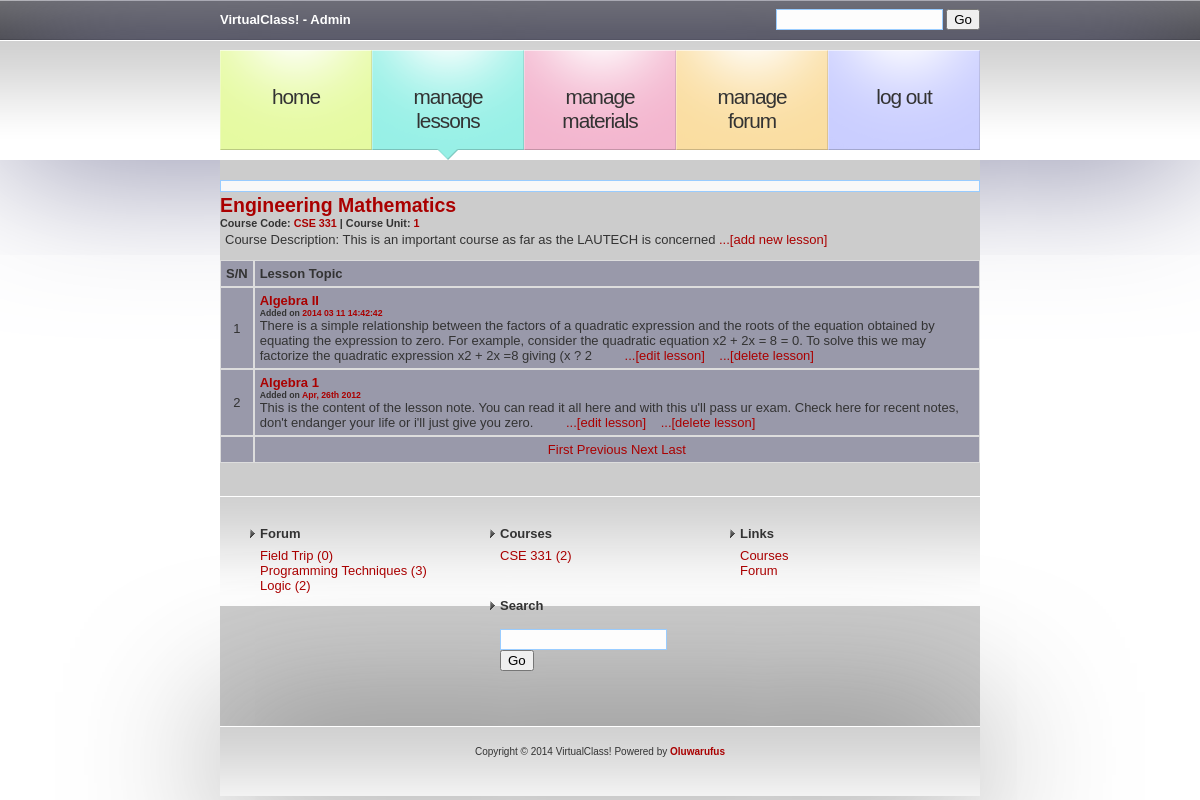
Screenshot of /admin/lessons.php (signed in) with the database file from the repository.
### tables this page shows
CREATE TABLE IF NOT EXISTS `course_tbl` (
  `id_crs` int(11) NOT NULL AUTO_INCREMENT,
  `title_crs` varchar(255) NOT NULL,
  `code_crs` varchar(255) NOT NULL,
  `unit_crs` int(11) NOT NULL,
  `lect_inc_id` varchar(255) NOT NULL,
  `desc_crs` varchar(255) NOT NULL,
  `app_level_crs` varchar(20) NOT NULL,
  PRIMARY KEY (`id_crs`)
);

CREATE TABLE IF NOT EXISTS `lesson_tbl` (
  `id_lssn` int(11) NOT NULL AUTO_INCREMENT,
  `title_lssn` varchar(255) NOT NULL,
  `content_lssn` text NOT NULL,
  `course_id_lssn` varchar(255) NOT NULL,
  `lecturer_id_lssn` varchar(255) NOT NULL,
  `date_added_lssn` varchar(255) NOT NULL,
  PRIMARY KEY (`id_lssn`)
);

CREATE TABLE IF NOT EXISTS `blg_topic_tbl` (
  `id_top` int(11) NOT NULL AUTO_INCREMENT,
  `id_usr_top` int(11) NOT NULL,
  `title_top` varchar(100) NOT NULL DEFAULT '',
  `desc_top` text NOT NULL,
  `date_top` varchar(50) NOT NULL,
  PRIMARY KEY (`id_top`)
);

### Connections/mycxn.php (called while the page is built, shortened)
<?php
$hostname_mycxn = "127.0.0.1";
$username_mycxn = "root";
$password_mycxn = "";
$mycxn = mysql_pconnect($hostname_mycxn, $username_mycxn, $password_mycxn) or trigger_error(mysql_error(),E_USER_ERROR);
if (!function_exists("GetSQLValueString")) {
function GetSQLValueString($theValue, $theType, $theDefinedValue = "", $theNotDefinedValue = "")
{
  $theValue = function_exists("mysql_real_escape_string") ? mysql_real_escape_string($theValue) : mysql_escape_string($theValue);
  switch ($theType) {
    case "text":
      $theValue = ($theValue != "") ? "'" . $theValue . "'" : "NULL";
      break;
    case "long":
    case "int":
      $theValue = ($theValue != "") ? intval($theValue) : "NULL";
      break;
  }
  return $theValue;
}
}
if (isset($_SESSION['lvl']) || isset($_SESSION['usr_lct'])) {
$q_subj= @sprintf("SELECT id_crs,code_crs,title_crs FROM course_tbl WHERE app_level_crs = %s OR lect_inc_id = %s", GetSQLValueString($_SESSION['lvl'], "text"), GetSQLValueString($_SESSION['usr_lct'], "text"));
			$q_subj = mysql_query($q_subj)or die(mysql_error());
			$r_subj = mysql_fetch_array($q_subj);
		$query_forum = "SELECT * FROM blg_topic_tbl ORDER BY date_top DESC";
		$rs_forum = mysql_query($query_forum, $mycxn) or die(mysql_error());
}
?>

### admin/lessons.php (the view, shortened to what this page needs)
<?php require_once('../Connections/mycxn.php');
$currentPage = $_SERVER["PHP_SELF"];
$maxRows_rs_lessons = 10;
$pageNum_rs_lessons = 0;
$startRow_rs_lessons = $pageNum_rs_lessons * $maxRows_rs_lessons;
$colname_rs_lessons = "-1";
if (isset($_SESSION['usr_lct'])) {
  $colname_rs_lessons = $_SESSION['usr_lct'];
}
$query_rs_lessons = sprintf("SELECT * FROM lesson_tbl WHERE lecturer_id_lssn= %s ORDER BY id_lssn DESC", GetSQLValueString($colname_rs_lessons, "int"));
$query_limit_rs_lessons = sprintf("%s LIMIT %d, %d", $query_rs_lessons, $startRow_rs_lessons, $maxRows_rs_lessons);
$rs_lessons = mysql_query($query_limit_rs_lessons, $mycxn) or die(mysql_error());
$row_rs_lessons = mysql_fetch_assoc($rs_lessons);
if (isset($_GET['totalRows_rs_lessons'])) {
  $totalRows_rs_lessons = $_GET['totalRows_rs_lessons'];
} else {
  $all_rs_lessons = mysql_query($query_rs_lessons);
  $totalRows_rs_lessons = mysql_num_rows($all_rs_lessons);
}
$totalPages_rs_lessons = ceil($totalRows_rs_lessons/$maxRows_rs_lessons)-1;
?>
<?php
$queryString_rs_lessons = "";
$queryString_rs_lessons = sprintf("&totalRows_rs_lessons=%d%s", $totalRows_rs_lessons, $queryString_rs_lessons);
?>
<!DOCTYPE html PUBLIC "-//W3C//DTD XHTML 1.0 Strict//EN" "http://www.w3.org/TR/xhtml1/DTD/xhtml1-strict.dtd">
<html xmlns="http://www.w3.org/1999/xhtml">
<head>
<link href="../images/default_lt.css" rel="stylesheet" type="text/css" />
</head>
<body>
<?php include('../Connections/header_menu_lect.inc'); ?>
<div id="content">
  <div id="colOne">
  <div id="info"><?php echo @$msg; ?></div>
  <?php $q_crs= sprintf("SELECT id_crs, code_crs, desc_crs, unit_crs, title_crs FROM course_tbl WHERE lect_inc_id = %s", GetSQLValueString($_SESSION['usr_lct'], "text"));
			$r_crs = mysql_query($q_crs)or die(mysql_error()); $r_crs = mysql_fetch_array($r_crs); ?>
  <h2 class="title"><a href="#"><?php echo $r_crs['title_crs']; ?></a></h2>
    <h5 class="posted">Course Code: <a href="#"><?php echo $r_crs['code_crs']; ?></a>  |  Course Unit: <a href="#"><?php echo $r_crs['unit_crs']; ?></a></h5>
    <div style="clear: both; height: 3px;"></div>
    <p>Course Description: <?php echo $r_crs['desc_crs']; ?>  <a href="add_lesson.php?crs=<?php echo $r_crs['id_crs']; ?>"> ...[add new lesson]</a> </p>
    <p>
      <?php if ($totalRows_rs_lessons > 0) {  ?>
<table width="100%" border="0" cellpadding="0" cellspacing="0">
  <tr>
    <th>S/N</th>
    <th align="left">Lesson Topic</th>
  </tr>
  <?php $i=1; do { ?>
    <tr>
      <td align="center"><?php echo $i++; ?></td>
      <td><a href="view_lesson.php?lssn=<?php echo $row_rs_lessons['id_lssn']; ?>"><strong><?php echo $row_rs_lessons['title_lssn']; ?></strong></a>
        <h6>Added on <a href="#"><?php echo $row_rs_lessons['date_added_lssn']; ?></a></h6>
		<?php echo substr($row_rs_lessons['content_lssn'], 0, 300); ?> &nbsp; &nbsp; &nbsp; &nbsp;
        <a href="edit_lesson.php?lssn=<?php echo $row_rs_lessons['id_lssn']; ?>">...[edit lesson]</a>&nbsp; &nbsp; <a href="lessons.php?del=<?php echo $row_rs_lessons['id_lssn']; ?>" onclick="if(!confirm('Are you sure you want to delete this lesson as this action can not be reversed? \n\n\n Click \'OK\' to Delete')){return false;}">...[delete lesson]</a></td>
    </tr>
    <?php } while ($row_rs_lessons = mysql_fetch_assoc($rs_lessons)); ?>
  <tr>
    <td align="right"></td>
    <td align="center"><a href="<?php printf("%s?pageNum_rs_lessons=%d%s", $currentPage, 0, $queryString_rs_lessons); ?>">First</a>   <a href="<?php printf("%s?pageNum_rs_lessons=%d%s", $currentPage, max(0, $pageNum_rs_lessons - 1), $queryString_rs_lessons); ?>">Previous</a>  <a href="<?php printf("%s?pageNum_rs_lessons=%d%s", $currentPage, min($totalPages_rs_lessons, $pageNum_rs_lessons + 1), $queryString_rs_lessons); ?>">Next</a>    <a href="<?php printf("%s?pageNum_rs_lessons=%d%s", $currentPage, $totalPages_rs_lessons, $queryString_rs_lessons); ?>">Last</a></td>
  </tr>
</table>
<?php } else echo "<strong>OOPS!!! </strong>No lecture has been added to this course yet. Kindly check back later. Thanks";  ?>
</p>
  </div>
  <?php include('../Connections/footer_menu_lect.inc'); ?>
</body>
</html>

### Connections/footer_menu_lect.inc (shortened to what this page needs)
<div id="colTwo">
    <ul>
      <li>
        <h2>Forum</h2>
        <ul>
        <?php while ($array_forum = mysql_fetch_assoc($rs_forum)) { ?>
          <li><a href="view_post.php?id=<?php echo $array_forum['id_top']; ?>"><?php echo substr($array_forum['title_top'], 0, 25);
			$q_cnt= sprintf("SELECT * FROM blg_comment_tbl WHERE idart_com = %s", GetSQLValueString($array_forum['id_top'], "text"));	$q_cnt = mysql_query($q_cnt, $mycxn)or die(mysql_error());
			echo " (".mysql_num_rows($q_cnt).")";  ?></a></li>	<?php } ;  ?>
        </ul>
      </li>
      <li>
        <h2>Courses</h2>
        <ul>
        <?php
		 do { ?>
          <li><a href="crs_lessons.php?crs=<?php echo $r_subj['id_crs']; ?>"><?php echo $r_subj['code_crs']; ?>
          <?php  $q_count= sprintf("SELECT * FROM lesson_tbl WHERE course_id_lssn = %s", GetSQLValueString($r_subj['id_crs'], "text"));	mysql_select_db($database_mycxn, $mycxn);
			$q_count = mysql_query($q_count, $mycxn)or die(mysql_error());
			echo "(".mysql_num_rows($q_count).")"; ?></a>
          </li>
		 <?php } while ($r_subj = mysql_fetch_assoc($q_subj));  ?>
        </ul>
      </li>
      <li>
        <h2>Links</h2>
  	<ul>
    	<li><a href="courses.php">Courses</a></li>
    	<li><a href="forum.php">Forum</a></li>
  	</ul>
      </li>
      <li>
        <h2>Search</h2>
        <form method="get" action="#">
          <div>
            <input type="text" id="textfield1" name="textfield1" value="" size="18" />
            <input type="submit" id="submit1" name="submit1" value="Go" />
          </div>
        </form>
      </li>
    </ul>
    <div style="clear: both;"> </div>
  </div>
  </div>
<div id="footer">
  <p>Copyright © 2014 VirtualClass! Powered by <a href="http://www.oluwarufus.com/"><strong>Oluwarufus</strong></a></p>
</div>

### images/default_lt.css (style rules this page uses)
body { margin: 0; padding: 0; font: normal small "Trebuchet MS", Arial, Helvetica, sans-serif; color: #333; }
h1, h2, h3, h4, h5, h6, form { margin: 0; padding: 0; }
p, ul, ol, blockquote { margin-top: 0; }
p { padding-left:5px; padding-right: 5px; }
a { color: #a00; text-decoration: none; }
#content { width: 760px; margin: 0 auto; padding: 20px 0 0 0; background-color:#ccc; }
#colOne { padding-bottom: 20px; }
#colTwo { padding: 20px; background: url(img02.gif) repeat-x; }
#colTwo ul { margin: 0; padding: 0; list-style: none; }
#colTwo li, #colTwo form { padding: 10px; }
#colTwo li { display: block; float: left; width: 220px; }
#colTwo li li { display: list-item; float: none; padding: 0 0 0 10px; }
#colTwo h2 { margin: 0 0 .5em 0; padding: 0 0 0 10px; background: url(img15.gif) no-repeat left center; font-size: 1em; }
#footer { width: 720px; height: 30px; padding: 20px; background: url(img02.gif) repeat-x; margin-top: 0; margin-right: auto; margin-bottom: 0; margin-left: auto; box-shadow: #666 0px 0px 150px; }
#footer p { text-align: center; font-size: x-small; }
#info { padding:5px; border:1px solid #9CF; margin-bottom:2px; background-color:#f8f8f8; text-align: center; }
input[type="text"],input[type="password"] { border:1px solid #9CF; padding:2px; background-color:#fdfdfd; }
table { background-color:#99a; }
td, th { border: 1px solid #dddddd; padding:5px }

### rows the page displays
course_tbl: title_crs "Engineering Mathematics", code_crs "CSE 331", unit_crs "1", desc_crs "This is an important course as far as the LAUTECH is concerned", mysql_num_rows($q_count) "2"
lesson_tbl: title_lssn "Algebra II", date_added_lssn "2014 03 11 14:42:42", content_lssn "There is a simple relationship between the factors of a quadratic expression and the roots of the equation obtained by equating the expression to zero. For example, consider the quadratic equation x2 + 2x = 8 = 0. To solve this we may factorize the quadratic expression x2 + 2x =8 giving (x ? 2"
lesson_tbl: title_lssn "Algebra 1", date_added_lssn "Apr, 26th 2012", content_lssn "This is the content of the lesson note. You can read it all here and with this u'll pass ur exam. Check here for recent notes, don't endanger your life or i'll just give you zero."
blg_topic_tbl: title_top "Field Trip", mysql_num_rows($q_cnt) "0"
blg_topic_tbl: title_top "Programming Techniques", mysql_num_rows($q_cnt) "3"
blg_topic_tbl: title_top "Logic", mysql_num_rows($q_cnt) "2"
